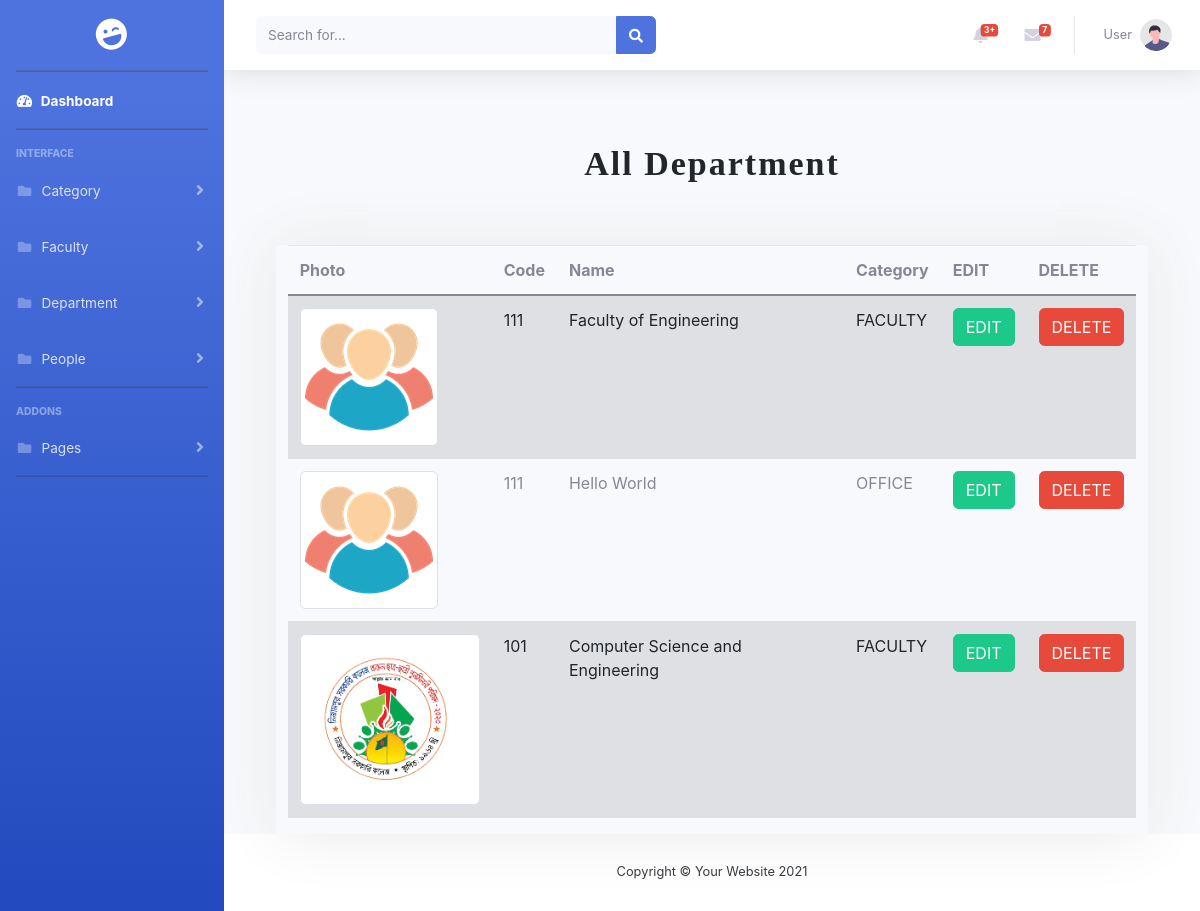
Screenshot of /department.php (signed in) with the database file from the repository.
### tables this page shows
CREATE TABLE `department` (
  `id` int(12) NOT NULL,
  `name` varchar(255) NOT NULL,
  `code` varchar(255) NOT NULL,
  `cat_id` int(12) NOT NULL,
  `img_url` varchar(255) NOT NULL
);

### function.php (called while the page is built, shortened)
<?php
class BrittoAdmin
{
    public $conn;
    public function __construct()
    {
        $host = "localhost";
        $user = "root";
        $pass = "11135984";
        $dbName = "teachers_info";
        $this->conn = mysqli_connect($host, $user, $pass, $dbName) or die("Connection Fail");
    }
    public function department_show()
    {
        $query = "SELECT `id`, `name`, `code`, (SELECT category.name FROM `category` WHERE category.id=department.cat_id) AS category, `img_url` FROM `department` WHERE 1 ORDER BY id DESC";
        return mysqli_query($this->conn, $query);
    }
}

### department.php (the view, shortened to what this page needs)
<?php
include "function.php";
$post_show_obj = new BrittoAdmin();
$result = $post_show_obj->department_show();
?>
<!DOCTYPE html>
<html lang="en">
<head>
    <link rel="stylesheet" href="https://stackpath.bootstrapcdn.com/bootstrap/4.4.1/css/bootstrap.min.css">
    <link href="https://cdn.jsdelivr.net/npm/bootstrap@5.0.0-beta2/dist/css/bootstrap.min.css" rel="stylesheet">
    <link rel="stylesheet" href="https://cdnjs.cloudflare.com/ajax/libs/font-awesome/5.15.2/css/all.min.css">
    <link href="css/sb-admin-2.min.css" rel="stylesheet" />
</head>
<body id="page-top">
    <div id="wrapper">
        <?php include_once "sidebar.php" ?>
        <div id="content-wrapper" class="d-flex flex-column">
            <div id="content">
                <?php include_once "./nav.php" ?>
                <section>
                    <div class="container-fluid admin_post">
                        <div class="row justify-content-center">
                            <div class="col-xl-12 admin_post_up">
                                <h2>All Department</h2>
                            </div>
                        </div>
                        <div class="row justify-content-center">
                            <div class="col-xl-11 col-lg-11 col-md-11 col-sm-11 admin_post_down">
                                <table class="table table-hover table-striped table-responsive-sm">
                                    <thead>
                                        <th>Photo</th>
                                        <th>Code</th>
                                        <th>Name</th>
                                        <th>Category</th>
                                        <th>EDIT</th>
                                        <th>DELETE</th>
                                    </thead>
                                    <tbody>
                                        <?php while ($row = mysqli_fetch_assoc($result)) {  ?>
                                            <tr>
                                                <td>
                                                    <div style="width: 180px;" class="">
                                                        <img class="img img-thumbnail" src="<?php echo  $row['img_url'];   ?>" alt="">
                                                    </div>
                                                </td>
                                                <td><?php echo  $row['code'];   ?></td>
                                                <td><?php echo  $row['name'];   ?></td>
                                                <td><?php echo  $row['category'];   ?></td>
                                                <td>
                                                    <a class="btn btn-success" href="./edit_department.php?status=edit&&id=<?php echo $row['id'];  ?>" role="button">EDIT</a>
                                                </td>
                                                <td>
                                                    <a class="btn btn-danger" href="./delete_department.php?status=delete&&id=<?php echo $row['id'];  ?>" role="button">DELETE</a>
                                                </td>
                                            </tr>
                                        <?php  } ?>
                                    </tbody>
                                </table>
                            </div>
                        </div>
                    </div>
                </section>
            </div>
            <?php include_once "./footer.php" ?>
        </div>
    </div>
</body>
</html>

### sidebar.php (shortened to what this page needs)
<ul class="navbar-nav bg-gradient-primary sidebar sidebar-dark accordion" id="accordionSidebar">
    <a class="sidebar-brand d-flex align-items-center justify-content-center" href="index.php">
        <div class="sidebar-brand-icon rotate-n-15">
            <i class="fas fa-laugh-wink"></i>
        </div>
    </a>
    <hr class="sidebar-divider my-0" />
    <li class="nav-item active">
        <a class="nav-link" href="people.php">
            <i class="fas fa-fw fa-tachometer-alt"></i>
            <span>Dashboard</span></a>
    </li>
    <hr class="sidebar-divider" />
    <div class="sidebar-heading">Interface</div>
    <li class="nav-item">
        <a class="nav-link collapsed" href="#" data-toggle="collapse" data-target="#collapseTwo" aria-expanded="true" aria-controls="collapseTwo">
            <i class="fas fa-fw fa-folder"></i>
            <span>Category</span>
        </a>
    </li>
    <li class="nav-item">
        <a class="nav-link collapsed" href="#" data-toggle="collapse" data-target="#collapseUtilities" aria-expanded="true" aria-controls="collapseUtilities">
            <i class="fas fa-fw fa-folder"></i>
            <span>Faculty</span>
        </a>
    </li>
    <li class="nav-item">
        <a class="nav-link collapsed" href="#" data-toggle="collapse" data-target="#collapseProject" aria-expanded="true" aria-controls="collapseProject">
            <i class="fas fa-fw fa-folder"></i>
            <span>Department</span>
        </a>
    </li>
    <li class="nav-item">
        <a class="nav-link collapsed" href="#" data-toggle="collapse" data-target="#collapseAlbum" aria-expanded="true" aria-controls="collapseAlbum">
            <i class="fas fa-fw fa-folder"></i>
            <span>People</span>
        </a>
    </li>
    <hr class="sidebar-divider" />
    <div class="sidebar-heading">Addons</div>
    <li class="nav-item">
        <a class="nav-link collapsed" href="#" data-toggle="collapse" data-target="#collapsePages" aria-expanded="true" aria-controls="collapsePages">
            <i class="fas fa-fw fa-folder"></i>
            <span>Pages</span>
        </a>
    </li>
    <hr class="sidebar-divider d-none d-md-block" />
</ul>

### nav.php (shortened to what this page needs)
<nav class="navbar navbar-expand navbar-light bg-white topbar mb-4 static-top shadow">
    <form class="d-none d-sm-inline-block form-inline mr-auto ml-md-3 my-2 my-md-0 mw-100 navbar-search">
        <div class="input-group">
            <input type="text" class="form-control bg-light border-0 small" placeholder="Search for..." aria-label="Search" aria-describedby="basic-addon2" />
            <div class="input-group-append">
                <button class="btn btn-primary" type="button">
                    <i class="fas fa-search fa-sm"></i>
                </button>
            </div>
        </div>
    </form>
    <ul class="navbar-nav ml-auto">
        <li class="nav-item dropdown no-arrow mx-1">
            <a class="nav-link dropdown-toggle" href="#" id="alertsDropdown" role="button" data-toggle="dropdown" aria-haspopup="true" aria-expanded="false">
                <span class="badge badge-danger badge-counter">3+</span>
            </a>
        </li>
        <li class="nav-item dropdown no-arrow mx-1">
            <a class="nav-link dropdown-toggle" href="#" id="messagesDropdown" role="button" data-toggle="dropdown" aria-haspopup="true" aria-expanded="false">
                <i class="fas fa-envelope fa-fw"></i>
                <span class="badge badge-danger badge-counter">7</span>
            </a>
        </li>
        <li class="nav-item dropdown no-arrow">
            <a class="nav-link dropdown-toggle" href="#" id="userDropdown" role="button" data-toggle="dropdown" aria-haspopup="true" aria-expanded="false">
                <span class="mr-2 d-none d-lg-inline text-gray-600 small">User</span>
                <img class="img-profile rounded-circle" src="img/undraw_profile.svg" />
            </a>
        </li>
    </ul>
</nav>

### footer.php
<footer class="sticky-footer bg-white">
    <div class="container my-auto">
        <div class="copyright text-center my-auto">
            <span>Copyright &copy; Your Website 2021</span>
        </div>
    </div>
</footer>

### department.php (style rules this page uses)
.admin_post_up { text-align: center; margin-top: 30px; margin-bottom: 30px; }
.admin_post_up h2 { font-size: 34px; font-weight: 700; font-family: initial; letter-spacing: 2px; text-align: center; margin-bottom: 30px; margin-top: 20px; }
.admin_post_down { box-shadow: 0px 0px 60px 0px #e9e9e9; }

### rows the page displays
department: img_url (picture), code "111", name "Faculty of Engineering", category "FACULTY"
department: img_url (picture), code "111", name "Hello World", category "OFFICE"
department: img_url (picture), code "101", name "Computer Science and Engineering", category "FACULTY"
